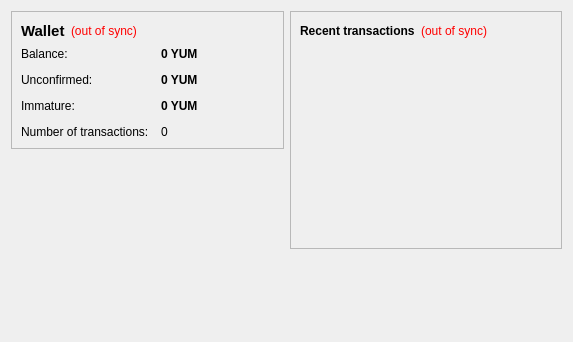
<?xml version="1.0" encoding="UTF-8"?>
<ui version="4.0">
 <class>OverviewPage</class>
 <widget class="QWidget" name="OverviewPage">
  <property name="geometry">
   <rect>
    <x>0</x>
    <y>0</y>
    <width>573</width>
    <height>342</height>
   </rect>
  </property>
  <property name="windowTitle">
   <string>Form</string>
  </property>
  <layout class="QHBoxLayout" name="horizontalLayout" stretch="1,1">
   <item>
    <layout class="QVBoxLayout" name="verticalLayout_2">
     <item>
      <widget class="QFrame" name="frame">
       <property name="frameShape">
        <enum>QFrame::StyledPanel</enum>
       </property>
       <property name="frameShadow">
        <enum>QFrame::Raised</enum>
       </property>
       <layout class="QVBoxLayout" name="verticalLayout_4">
        <item>
         <layout class="QHBoxLayout" name="horizontalLayout_4">
          <item>
           <widget class="QLabel" name="label_5">
            <property name="font">
             <font>
              <pointsize>11</pointsize>
              <weight>75</weight>
              <bold>true</bold>
             </font>
            </property>
            <property name="text">
             <string>Wallet</string>
            </property>
           </widget>
          </item>
          <item>
           <widget class="QLabel" name="labelWalletStatus">
            <property name="toolTip">
             <string>The displayed information may be out of date. Your wallet automatically synchronizes with the baconbits network after a connection is established, but this process has not completed yet.</string>
            </property>
            <property name="styleSheet">
             <string notr="true">QLabel { color: red; }</string>
            </property>
            <property name="text">
             <string notr="true">(out of sync)</string>
            </property>
            <property name="alignment">
             <set>Qt::AlignLeading|Qt::AlignLeft|Qt::AlignVCenter</set>
            </property>
           </widget>
          </item>
          <item>
           <spacer name="horizontalSpacer_2">
            <property name="orientation">
             <enum>Qt::Horizontal</enum>
            </property>
            <property name="sizeHint" stdset="0">
             <size>
              <width>40</width>
              <height>20</height>
             </size>
            </property>
           </spacer>
          </item>
         </layout>
        </item>
        <item>
         <layout class="QFormLayout" name="formLayout_2">
          <property name="fieldGrowthPolicy">
           <enum>QFormLayout::AllNonFixedFieldsGrow</enum>
          </property>
          <property name="horizontalSpacing">
           <number>12</number>
          </property>
          <property name="verticalSpacing">
           <number>12</number>
          </property>
          <item row="0" column="0">
           <widget class="QLabel" name="label">
            <property name="text">
             <string>Balance:</string>
            </property>
           </widget>
          </item>
          <item row="0" column="1">
           <widget class="QLabel" name="labelBalance">
            <property name="font">
             <font>
              <weight>75</weight>
              <bold>true</bold>
             </font>
            </property>
            <property name="cursor">
             <cursorShape>IBeamCursor</cursorShape>
            </property>
            <property name="toolTip">
             <string>Your current balance</string>
            </property>
            <property name="text">
             <string notr="true">0 YUM</string>
            </property>
            <property name="textInteractionFlags">
             <set>Qt::LinksAccessibleByMouse|Qt::TextSelectableByKeyboard|Qt::TextSelectableByMouse</set>
            </property>
           </widget>
          </item>
          <item row="1" column="0">
           <widget class="QLabel" name="label_3">
            <property name="text">
             <string>Unconfirmed:</string>
            </property>
           </widget>
          </item>
          <item row="1" column="1">
           <widget class="QLabel" name="labelUnconfirmed">
            <property name="font">
             <font>
              <weight>75</weight>
              <bold>true</bold>
             </font>
            </property>
            <property name="cursor">
             <cursorShape>IBeamCursor</cursorShape>
            </property>
            <property name="toolTip">
             <string>Total of transactions that have yet to be confirmed, and do not yet count toward the current balance</string>
            </property>
            <property name="text">
             <string notr="true">0 YUM</string>
            </property>
            <property name="textInteractionFlags">
             <set>Qt::LinksAccessibleByMouse|Qt::TextSelectableByKeyboard|Qt::TextSelectableByMouse</set>
            </property>
           </widget>
          </item>
          <item row="3" column="0">
           <widget class="QLabel" name="label_2">
            <property name="text">
             <string>Number of transactions:</string>
            </property>
           </widget>
          </item>
          <item row="3" column="1">
           <widget class="QLabel" name="labelNumTransactions">
            <property name="toolTip">
             <string>Total number of transactions in wallet</string>
            </property>
            <property name="text">
             <string notr="true">0</string>
            </property>
           </widget>
          </item>
          <item row="2" column="0">
           <widget class="QLabel" name="labelImmatureText">
            <property name="text">
             <string>Immature:</string>
            </property>
           </widget>
          </item>
          <item row="2" column="1">
           <widget class="QLabel" name="labelImmature">
            <property name="font">
             <font>
              <weight>75</weight>
              <bold>true</bold>
             </font>
            </property>
            <property name="toolTip">
             <string>Mined balance that has not yet matured</string>
            </property>
            <property name="text">
             <string notr="true">0 YUM</string>
            </property>
            <property name="textInteractionFlags">
             <set>Qt::LinksAccessibleByMouse|Qt::TextSelectableByKeyboard|Qt::TextSelectableByMouse</set>
            </property>
           </widget>
          </item>
         </layout>
        </item>
       </layout>
      </widget>
     </item>
     <item>
      <spacer name="verticalSpacer">
       <property name="orientation">
        <enum>Qt::Vertical</enum>
       </property>
       <property name="sizeHint" stdset="0">
        <size>
         <width>20</width>
         <height>40</height>
        </size>
       </property>
      </spacer>
     </item>
    </layout>
   </item>
   <item>
    <layout class="QVBoxLayout" name="verticalLayout_3">
     <item>
      <widget class="QFrame" name="frame_2">
       <property name="frameShape">
        <enum>QFrame::StyledPanel</enum>
       </property>
       <property name="frameShadow">
        <enum>QFrame::Raised</enum>
       </property>
       <layout class="QVBoxLayout" name="verticalLayout">
        <item>
         <layout class="QHBoxLayout" name="horizontalLayout_2">
          <item>
           <widget class="QLabel" name="label_4">
            <property name="text">
             <string>&lt;b&gt;Recent transactions&lt;/b&gt;</string>
            </property>
           </widget>
          </item>
          <item>
           <widget class="QLabel" name="labelTransactionsStatus">
            <property name="toolTip">
             <string>The displayed information may be out of date. Your wallet automatically synchronizes with the baconbits network after a connection is established, but this process has not completed yet.</string>
            </property>
            <property name="styleSheet">
             <string notr="true">QLabel { color: red; }</string>
            </property>
            <property name="text">
             <string notr="true">(out of sync)</string>
            </property>
            <property name="alignment">
             <set>Qt::AlignRight|Qt::AlignTrailing|Qt::AlignVCenter</set>
            </property>
           </widget>
          </item>
          <item>
           <spacer name="horizontalSpacer">
            <property name="orientation">
             <enum>Qt::Horizontal</enum>
            </property>
            <property name="sizeHint" stdset="0">
             <size>
              <width>40</width>
              <height>20</height>
             </size>
            </property>
           </spacer>
          </item>
         </layout>
        </item>
        <item>
         <widget class="QListView" name="listTransactions">
          <property name="styleSheet">
           <string notr="true">QListView { background: transparent; }</string>
          </property>
          <property name="frameShape">
           <enum>QFrame::NoFrame</enum>
          </property>
          <property name="verticalScrollBarPolicy">
           <enum>Qt::ScrollBarAlwaysOff</enum>
          </property>
          <property name="horizontalScrollBarPolicy">
           <enum>Qt::ScrollBarAlwaysOff</enum>
          </property>
          <property name="selectionMode">
           <enum>QAbstractItemView::NoSelection</enum>
          </property>
         </widget>
        </item>
       </layout>
      </widget>
     </item>
     <item>
      <spacer name="verticalSpacer_2">
       <property name="orientation">
        <enum>Qt::Vertical</enum>
       </property>
       <property name="sizeHint" stdset="0">
        <size>
         <width>20</width>
         <height>40</height>
        </size>
       </property>
      </spacer>
     </item>
    </layout>
   </item>
  </layout>
 </widget>
 <resources/>
 <connections/>
</ui>
